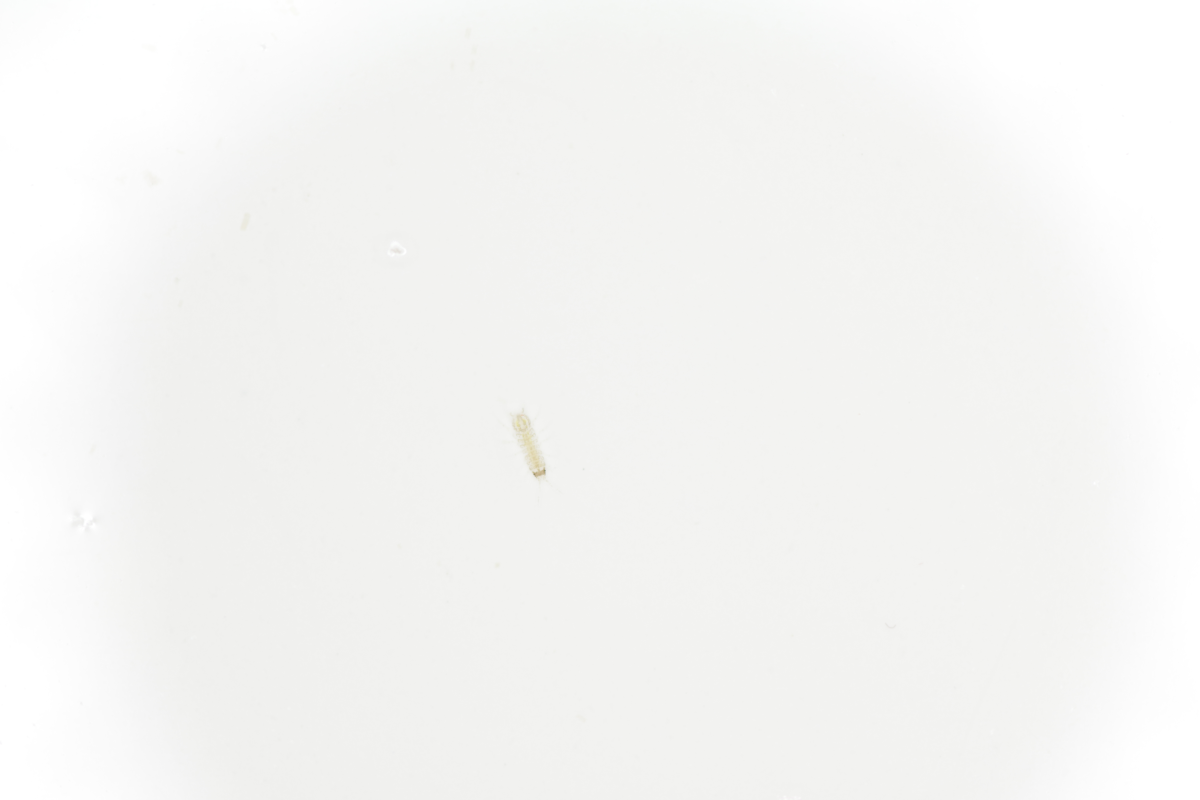
#> input picture python/camera/in/fam137_01_t2.jpg, 6000 x 4000 px, found by its file name (shown at 1/5 size); its folder holds only this picture in this run
$ python iso-cv-scanner.py   (older library calls are emulated)
#> lines starting #> are read from the running program, lines starting #| are printed output that depends on the picture; after the words box and inside, x2 and y2 are one past the last pixel; in counts of white or black regions, pixels touching at a corner belong together
# -*- coding: utf-8 -*-
"""
Created: 2016/03/31
Last Update: 2018/03/20
Version 1.2
@author: Moritz Lürig
"""

#%% import packages

import cv2
import os
import numpy as np
import numpy.ma as ma
import copy
import math

#%% set directories

# make this your directory
os.chdir("E:\GitHub\\iso-cv\\python\\scanner")

# in_dir should contain the images to analyze, out_dir is for the output that is generated (control images and text files)
in_dir = "in"
out_dir = "out"

if not os.path.exists(out_dir):
    os.makedirs(out_dir)

#%% procedure

# all steps are repeated for each image
for i in os.listdir(in_dir):
    if os.path.isfile(os.path.join(in_dir, i)):

# make separate text-file for each image, write to out_dir
        res_file = open(os.path.join(out_dir,  i[0:len(i)-4] + '.txt'), 'w')
        res_file.write('PyLabel' + '\t' + 'X' + '\t'+  'Y'+ '\t'+  'Length'+ '\t'+ 'Area'+ '\t'+ 'Mean'+ '\t'+  'StdDev'+ '\t'+  'Min'+ '\t'+  'Max' + '\n')
        res_file.close()

# load image and convert to grayscale
        img = cv2.imread(os.path.join(in_dir, i))
#> img is the input picture: shape (4000, 6000, 3); mean B, G, R 243.7, 245.1, 245
        gray = cv2.cvtColor(img,cv2.COLOR_BGR2GRAY)

# =============================================================================
# i) find ROIs in image
# =============================================================================

# tresholding image - (adaptive thresholding for camera images, or Otsu's binarization for scanned isopods - https://docs.opencv.org/3.0-beta/doc/py_tutorials/py_imgproc/py_thresholding/py_thresholding.html)
        ret, thresh = cv2.threshold(gray,0,255,cv2.THRESH_BINARY_INV+cv2.THRESH_OTSU)
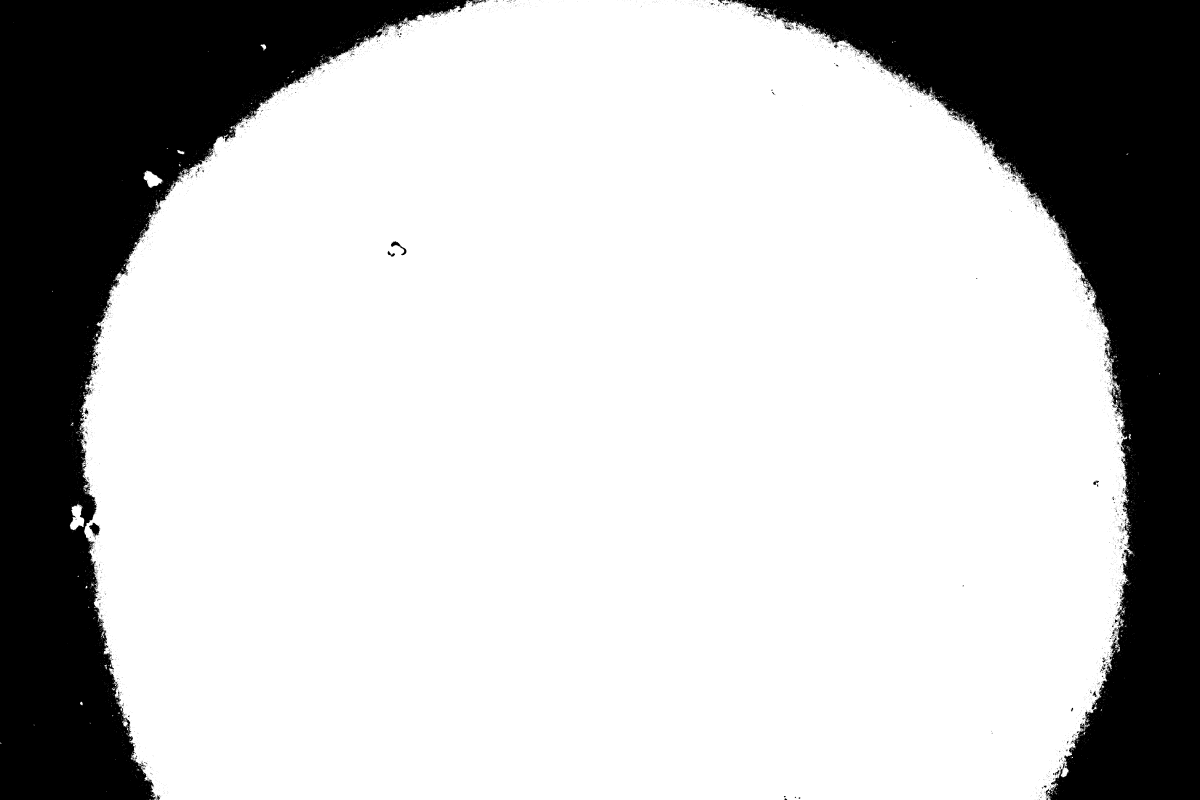
#> thresh: shape (4000, 6000) (shown at 1/5 size); 75.3% white; 6849 black regions (6600 under 20 px), largest, box (x1, y1, x2, y2) and area: (0, 0, 2431, 4000) 3028364, (3656, 0, 6000, 4000) 2869644, (445, 2614, 499, 2683) 2023
#> ret = 247
        #thresh = cv2.adaptiveThreshold(gray,255,cv2.ADAPTIVE_THRESH_GAUSSIAN_C,cv2.THRESH_BINARY_INV,299,9)

# cleanup - "closing operation" with rectangle-shaped kernel, "opening operation" with cross-shaped kernel - good for removing legs (https://docs.opencv.org/3.0-beta/doc/py_tutorials/py_imgproc/py_morphological_ops/py_morphological_ops.html)
        kernel1 = cv2.getStructuringElement(cv2.MORPH_RECT,(5,5))
        kernel2 = cv2.getStructuringElement(cv2.MORPH_CROSS,(7,7))
        morph1 = cv2.morphologyEx(thresh,cv2.MORPH_CLOSE,kernel1, iterations = 3)
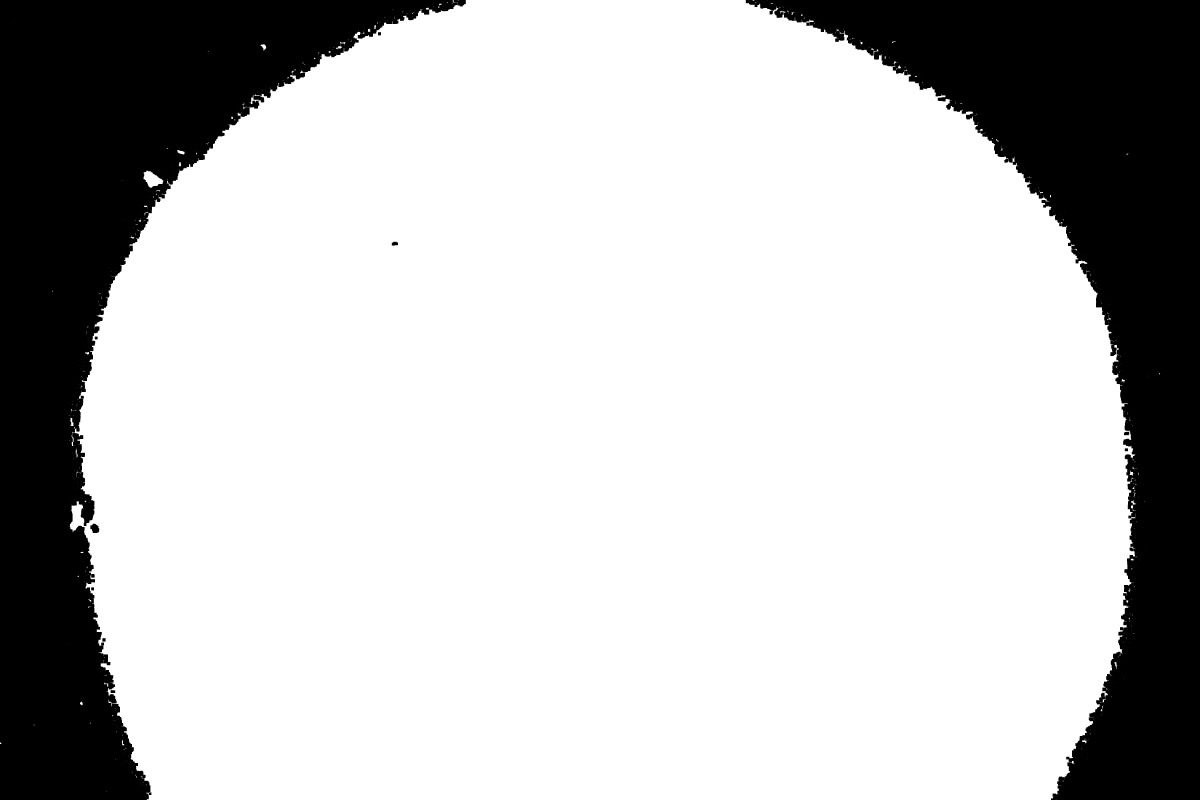
#> morph1: shape (4000, 6000) (shown at 1/5 size); 76% white; 22 black regions, largest, box (x1, y1, x2, y2) and area: (0, 0, 2286, 4000) 2958272, (3729, 0, 6000, 4000) 2790449, (452, 2619, 496, 2665) 1530
        morph2 = cv2.morphologyEx(morph1,cv2.MORPH_OPEN,kernel2, iterations = 5)
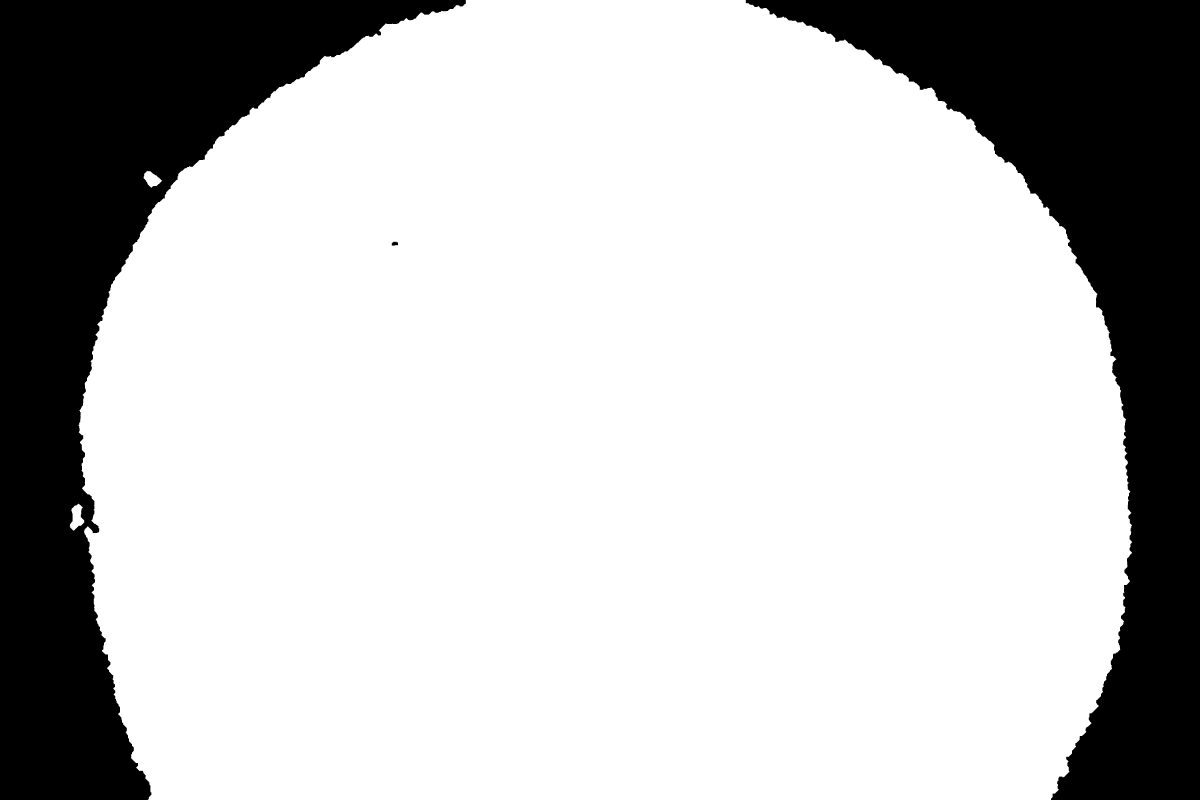
#> morph2: shape (4000, 6000) (shown at 1/5 size); 75.8% white; 3 black regions

# find contours
        ret, contours, hierarchy = cv2.findContours(copy.deepcopy(morph2),cv2.RETR_EXTERNAL,cv2.CHAIN_APPROX_TC89_L1)
#> contours = 3 contours; box (x1, y1, x2, y2) and area: (392, 0, 5660, 4000) 18176520, (348, 2518, 421, 2654) 5646, (717, 853, 811, 939) 4370

# loop through all contours in image
        idx = 0
        #rows = list()
        for cnt in contours:

# exclude small contours (fewer than 50 points - isopods are complex structures that will a lot of points - https://docs.opencv.org/3.3.1/d4/d73/tutorial_py_contours_begin.html)
            if len(cnt) > 50:
                # bounding rectangle of isopod contour
                rx,ry,w,h = cv2.boundingRect(cnt)

# additional control mechanism - define minimal and maximal dimensions of bounding rectangle and approximate shape length (length of longer ellipse axis)
                ellipse = cv2.fitEllipse(cnt)
                center,axes,orientation = ellipse
                L = np.mean([math.sqrt(axes[1]*axes[0]*math.pi),max(axes)])
                if L > 200 and h > 150 and w < 1000:
                    idx += 1

# get ROI from image
                    roi=gray[max(0,ry-100):ry+h+100,max(0,rx-100):rx+w+100]

# =============================================================================
# ii) work with ROI
# =============================================================================

                    ret, roi_thresh = cv2.threshold(roi,0,255,cv2.THRESH_BINARY_INV+cv2.THRESH_OTSU)

# adaptive kernel size and number of iterations of morphology-operations - this is a trick to deal with a broad size spectrum. bigger kernels and more iterations for large isopods, smaller kernels and fewer iterations.
# THIS WILL HAVE THE BIGGEST EFFECT ON THE RESULTS

                    if L > 600:
                        k3 = 3; niter3 = int(round(L * 0.005) -4)
                        k4 = 9; niter4 = int(round(L * 0.007))

                    else:
                        k3 = 3; niter3 = int(round(L * 0.015) - 4)
                        k4 = 5; niter4 = int(round(L * 0.03) - 8)

                    kernel3 = cv2.getStructuringElement(cv2.MORPH_RECT,(k3,k3))
                    morph3 = cv2.morphologyEx(roi_thresh,cv2.MORPH_CLOSE,kernel3, iterations = niter3)

                    kernel4 = cv2.getStructuringElement(cv2.MORPH_CROSS,(k4,k4))
                    morph4 = cv2.morphologyEx(morph3,cv2.MORPH_OPEN,kernel4, iterations = niter4)


# create contour, centroid, and min. circle diameter (for length). the contour will be needed to create the mask (the "cookie-cutter"), the centroid will be used to draw a circle, then circle diameter is the length of our isopod
                    ret1, contours1, hierarchy1 = cv2.findContours(copy.deepcopy(morph4),cv2.RETR_LIST ,cv2.CHAIN_APPROX_TC89_L1)
                    if contours1:
                        areas = [cv2.contourArea(cnt1) for cnt1 in contours1]
                        shape = contours1[np.argmax(areas)]
                        (cx,cy),radius = cv2.minEnclosingCircle(shape)

# create the mask and create a masked array ("TRUE" pixels will be included, "FALSE" pixels excluded)
                        mask = np.zeros_like(morph4) # Create mask where white is what we want, black otherwise
                        mask = cv2.drawContours(mask, contours1, np.argmax(areas), 255, -1) # Draw filled contour in mask
                        mask = cv2.erode(mask,np.ones((5,5),np.uint8),iterations = 1)
                        masked =  ma.array(data=roi, mask = np.logical_not(mask))

# calculate metrics for the pixels inside the mask
                    M = cv2.moments(shape)
                    a = int((M['m10']/M['m00'])+max(0,rx-100))
                    b = int((M['m01']/M['m00'])+max(0,ry-100))
                    c = (int(radius) * 2)/94.6876
                    d = np.mean(masked) # mean grayscale value
                    e = np.std(masked) # standard deviation of grayscale values
                    f = np.min(masked)
                    g = np.max(masked)
                    area = (cv2.contourArea(shape)/94.6876)/94.6876

# =============================================================================
# iii) create control image and text files that contain the results
# =============================================================================

# write ROI info (centroid-coordinates and label) and metrics to file
                    res_file = open(os.path.join(out_dir, i[0:len(i)-4] + '.txt'), 'a')
                    res_file.write(str(idx) + '\t' + str(round(a,2)) + '\t' + str(round(b,2)) + "\t" + str(round(c,2)) + "\t" + str(round(area,2)) + "\t" +str(round(d,2)) + "\t" + str(round(e,2)) + "\t" + str(round(f,2)) + "\t" +  str(round(g,2))+ "\n")
                    res_file.close()


# draw bounding rectangle, contour and circle into original image to check if they are correct
                    roi = cv2.cvtColor(roi, cv2.COLOR_GRAY2BGR)
                    roi = cv2.circle(roi,(int(cx),int(cy)),int(radius),(255,0,0),3)
                    roi = cv2.drawContours(roi, [shape], 0, (0,255,0), 3)

# draw ROI-box and label into original image
                    img[max(0,ry-100):ry+h+100,max(0,rx-100):rx+w+100] = roi
                    img = cv2.rectangle(img,(max(0,rx-100),max(0,ry-100)),(rx+w+100,ry+h+100),(0,0, 255),3)
                    cv2.putText(img, str(idx),(a,b), cv2.FONT_HERSHEY_SIMPLEX, 2,(255,255,255),7,cv2.LINE_AA)
#> this loop made 3 passes
#> (rx, ry, w, h, center, axes, orientation, L) on passes 1 to 3: (348, 2518, 73, 136, (383.9, 2585.3), (68.49, 128.4), 6.64, 147.3), (717, 853, 94, 86, (761, 897.7), (62.53, 99.41), 128.7, 119.6), (392, 0, 5268, 4000, (3028.8, 2510.5), (5215.1, 5303.2), 109.8, 7312.2)
#> after the loop, idx = 0

# save control image
        cv2.imwrite(os.path.join(out_dir , i[0:len(i)-4] + '_' + 'output.jpg'), img)
        print(i)

$ run again, on python/camera/in/fam137_06_t2.jpg
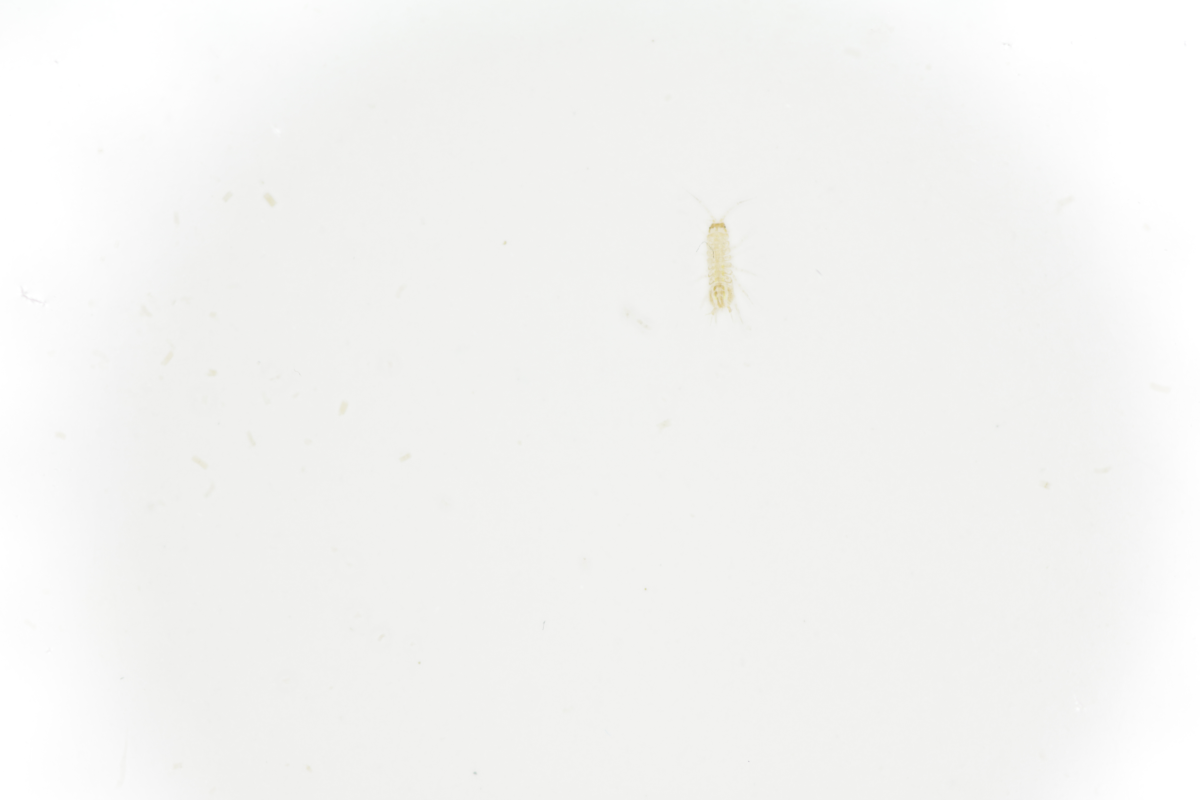
#> input picture python/camera/in/fam137_06_t2.jpg, 6000 x 4000 px, found by its file name (shown at 1/5 size)
#> img is the input picture: shape (4000, 6000, 3); mean B, G, R 242.2, 243.7, 243.6
#> `ret, thresh = cv2.threshold(gray,0,255,cv2.THRESH_BINARY_INV+cv2.THRES..`:
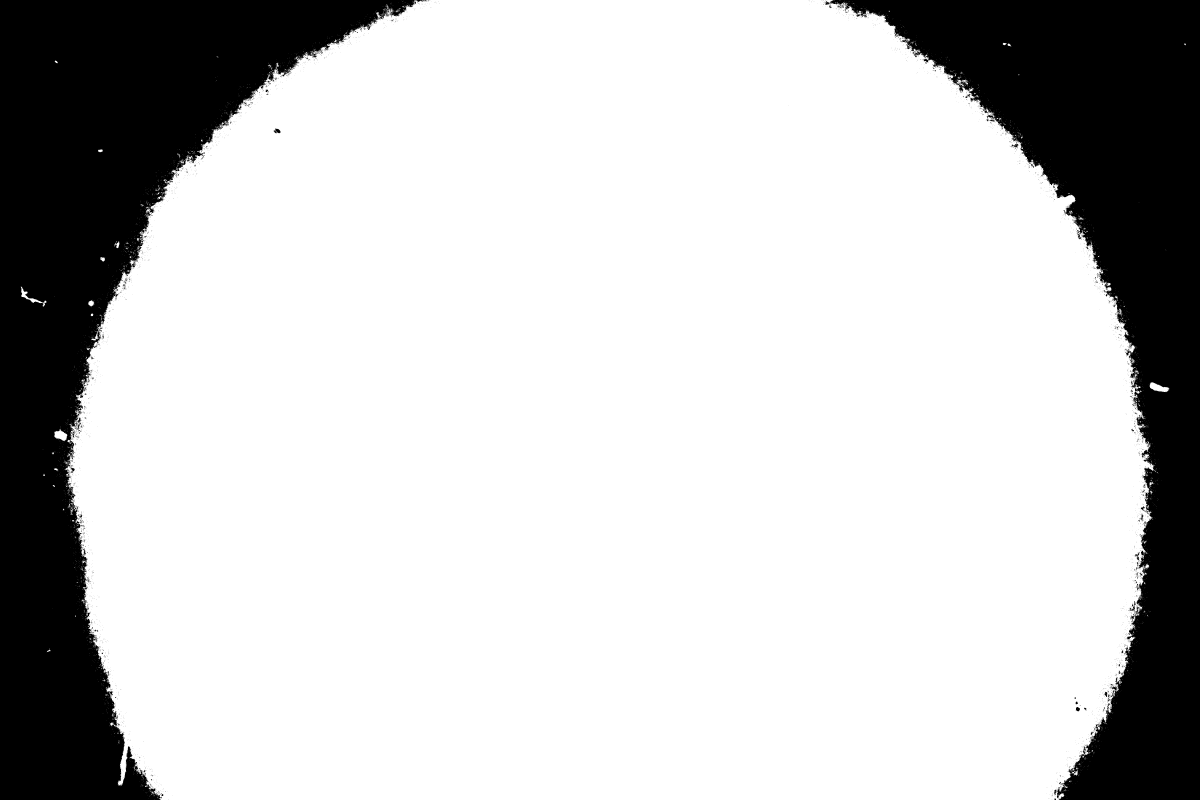
#> thresh: shape (4000, 6000) (shown at 1/5 size); 78.3% white; 5024 black regions (4853 under 20 px), largest, box (x1, y1, x2, y2) and area: (0, 0, 2080, 4000) 2824870, (4147, 0, 6000, 4000) 2350469, (1369, 643, 1402, 667) 503
#> ret = 246
#> morph1: shape (4000, 6000); 79% white; 25 black regions, largest, box (x1, y1, x2, y2) and area: (0, 0, 2015, 4000) 2747675, (4247, 0, 6000, 4000) 2281069, (2017, 0, 2064, 28) 1062
#> `morph2 = cv2.morphologyEx(morph1,cv2.MORPH_OPEN,kernel2, iterations = 5)`:
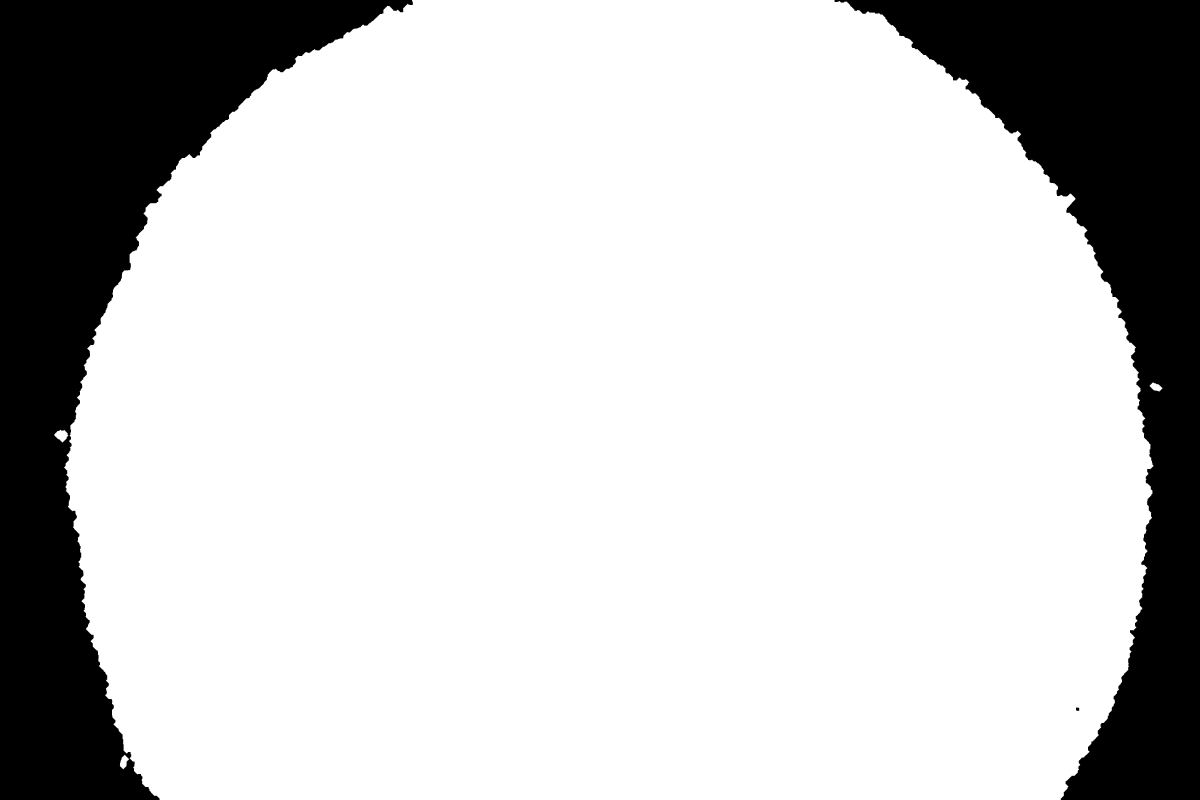
#> morph2: shape (4000, 6000) (shown at 1/5 size); 78.8% white; 3 black regions
#> contours = 4 contours; box (x1, y1, x2, y2) and area: (321, 0, 5768, 4000) 18891965, (272, 2149, 341, 2212) 2593, (598, 3773, 645, 3847) 1800, (5748, 1912, 5814, 1957) 1628
#> the loop `for cnt in contours:` made 4 passes
#> (rx, ry, w, h, center, axes, orientation, L) on passes 1, 2, 4: (598, 3773, 47, 74, (620, 3809.4), (36.97, 68.09), 15.84, 78.51), (272, 2149, 69, 63, (307.3, 2177.3), (57.04, 62.89), 104.3, 84.53), (321, 0, 5447, 4000, (3054.8, 2489.6), (5394, 5438.4), 27.77, 7519.1)
#> after the loop `for cnt in contours:`: idx = 0
